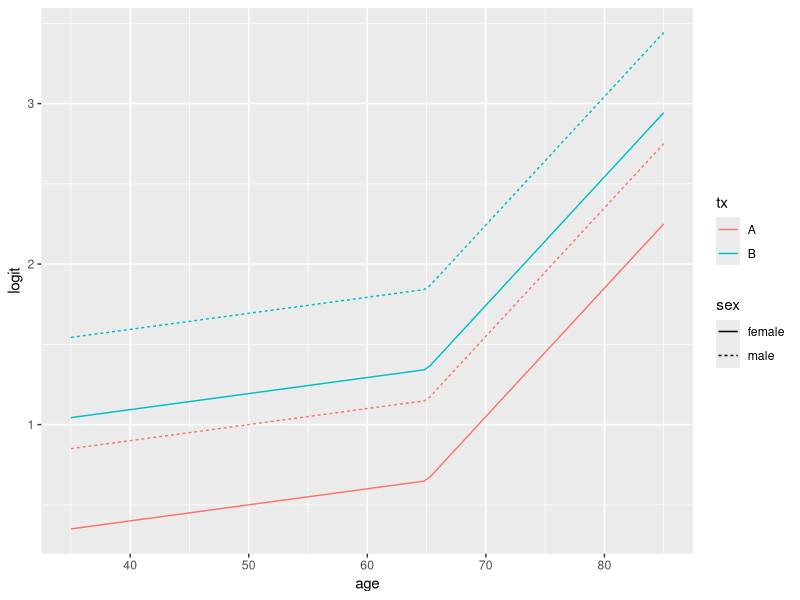

R code for this plot: (Note: this script raises an error after producing the figure.)
## ---- chunk 1
require(rms)
require(knitr)
require(ggplot2)
options(prType='html')
## ---- chunk 2
a <- 0; b1 <- log(2); b2 <- 0.01; b3 <- 0.07; b4 <- 0.5
w <- expand.grid(age=seq(35, 85, length=100), sex=c('female', 'male'), tx=c('A','B'))
w <- transform(w, xb=a + b1 * (tx == 'B') + b2 * age + b3 * pmax(age - 65, 0) +
               b4 * (sex == 'male'))

wf <- subset(w, sex=='female')
ggplot(w, aes(x=age, y=xb, color=tx, linetype=sex)) + geom_line() + ylab('logit')
## ---- chunk 3
simdat <- function(n, mage, sdage=8, fem=0.5, a = 0,
                   b1 = log(2), b2 = 0.01, b3 = 0.07, b4 = 0.5) {
  age   <- rnorm(n, mage, sdage)
  sex   <- sample(c('female', 'male'), n, replace=TRUE, prob=c(fem, 1. - fem))
  tx    <- c(rep('A', n/2), rep('B', n/2))
  logit <- a + b1 * (tx == 'B') + b2 * age + b3 * pmax(age - 65, 0) +
	         b4 * (sex == 'male')
  prob  <- plogis(logit)
  y     <- ifelse(runif(n) <= prob, 1, 0)
  data.frame(age, sex, tx, y)
}
set.seed(1)
d <- simdat(n=4000, mage=70)
dd <- datadist(d); options(datadist='dd')
## ---- chunk 4
f <- lrm(y ~ tx + lsp(age, 65) + sex, data=d)
f
ggplot(Predict(f, age, tx, sex='female')) +
  geom_line(data=wf, aes(x=age, y=xb, color=tx, linetype=I(2))) +
  labs(title="Fitted quadratic model and true model for females",
       caption="Solid lines:fitted\nDashed lines:truth")
## ---- chunk 5
g <- lrm(y ~ tx + age, data=d, x=TRUE, y=TRUE)
g
ggplot(Predict(g, age, tx)) +
  geom_line(data=wf, aes(x=age, y=xb, color=tx, linetype=I(2))) +
  labs(title="Fitted linear-in-age model ignoring sex, and true model for females",
       caption="Solid lines:fitted\nDashed lines:truth")
rob <- robcov(g)
rob
## ---- chunk 6
h <- lrm(y ~ tx, data=d)
h
## ---- chunk 7
marg <- function(fit, data, sx=FALSE) {
  prop <- with(data, tapply(y, tx, mean))
  # Compute estimated P(Y=1) as if everyone was on treatment A
  da <- data.frame(tx='A', age=data$age)
  if(sx) da$sex <- data$sex
  pa <- plogis(predict(fit, da))
  # Compute the same as if everyone was on treatment B
  db <- data.frame(tx='B', age=data$age)
  if(sx) db$sex <- data$sex
  pb <- plogis(predict(fit, db))
  odds <- function(x) x / (1. - x)
  ma <- mean(pa); mb <- mean(pb)
  z <- rbind('Marginal covariate adjusted'=c(ma, mb, mb - ma, odds(mb)/odds(ma)),
        'Observed proportions'=c(prop, prop[2] - prop[1], odds(prop[2])/odds(prop[1])))
  colnames(z) <- c('A', 'B', 'B - A', 'OR')
  round(z, 3)
}
marg(g, d)
## ---- chunk 8
marg(f, d, sx=TRUE)
## ---- chunk 9
set.seed(2)
d <- simdat(4000, mage=55, fem=0.65)
f <- lrm(y ~ tx + lsp(age, 65) + sex, data=d)
g <- lrm(y ~ tx + age, data=d)
marg(g, d)
marg(f, d, sx=TRUE)
## ---- chunk 10
lrm(y ~ tx + age, data=d)
lrm(y ~ tx + age + sex, data=d)
lrm(y ~ tx + lsp(age, 65) + sex, data=d)
## ---- chunk 11
simoc <- function(m=5000, b1=0., n=600) {
  beta <- betac <- v1 <- v2 <- vc <- margdiff <- lr <- numeric(m)
  w <- 'tx=B'
  for(i in 1 : m) {
    d <- simdat(n, mage=60, b1=b1)
    f <- lrm(y ~ tx + age, data=d, x=TRUE, y=TRUE)
    g <- robcov(f)
    h <- lrm(y ~ tx + lsp(age, 65) + sex, data=d)
    u <- lrm(y ~ age, data=d)
    
    beta[i]  <- coef(f)[w]
    v1[i]    <- vcov(f)[w, w]
    v2[i]    <- vcov(g)[w, w]
    betac[i] <- coef(h)[w]
    vc[i]    <- vcov(h)[w, w]
    margdiff[i] <- marg(f, d)[1, 'B - A']
    lr[i]    <- lrtest(u, f)$stats['L.R. Chisq']
  }
  print(ggfreqScatter(sqrt(v1), sqrt(v2)) + geom_abline(slope=1, intercept=0) +
    xlab('Model-based S.E.') + ylab('Robust S.E.'))
  pow <- function(beta, v) mean(abs(beta / sqrt(v)) > qnorm(0.975))
  r <- rbind('Usual LRM'            = c(SE=sqrt(mean(v1)), Power=pow(beta,     v1)),
             'Robust SE'            = c(SE=sqrt(mean(v2)), Power=pow(beta,     v2)),
             'Actual SE'            = c(SE=sd(beta),       Power=pow(beta,     var(beta))),
             'Correct model, usual' = c(SE=sd(betac),      Power=pow(betac,    vc)),
             'Incorrect model, LR'  = c(SE=NA,             Power=mean(lr > qchisq(0.95, 1))),
             'Marginal'             = c(SE=sd(margdiff),   Power=pow(margdiff, var(margdiff))))
  round(r, 3)
}
set.seed(7)
simoc(b1=0.)
## ---- chunk 12
set.seed(8)
simoc(b1=log(1.75))
